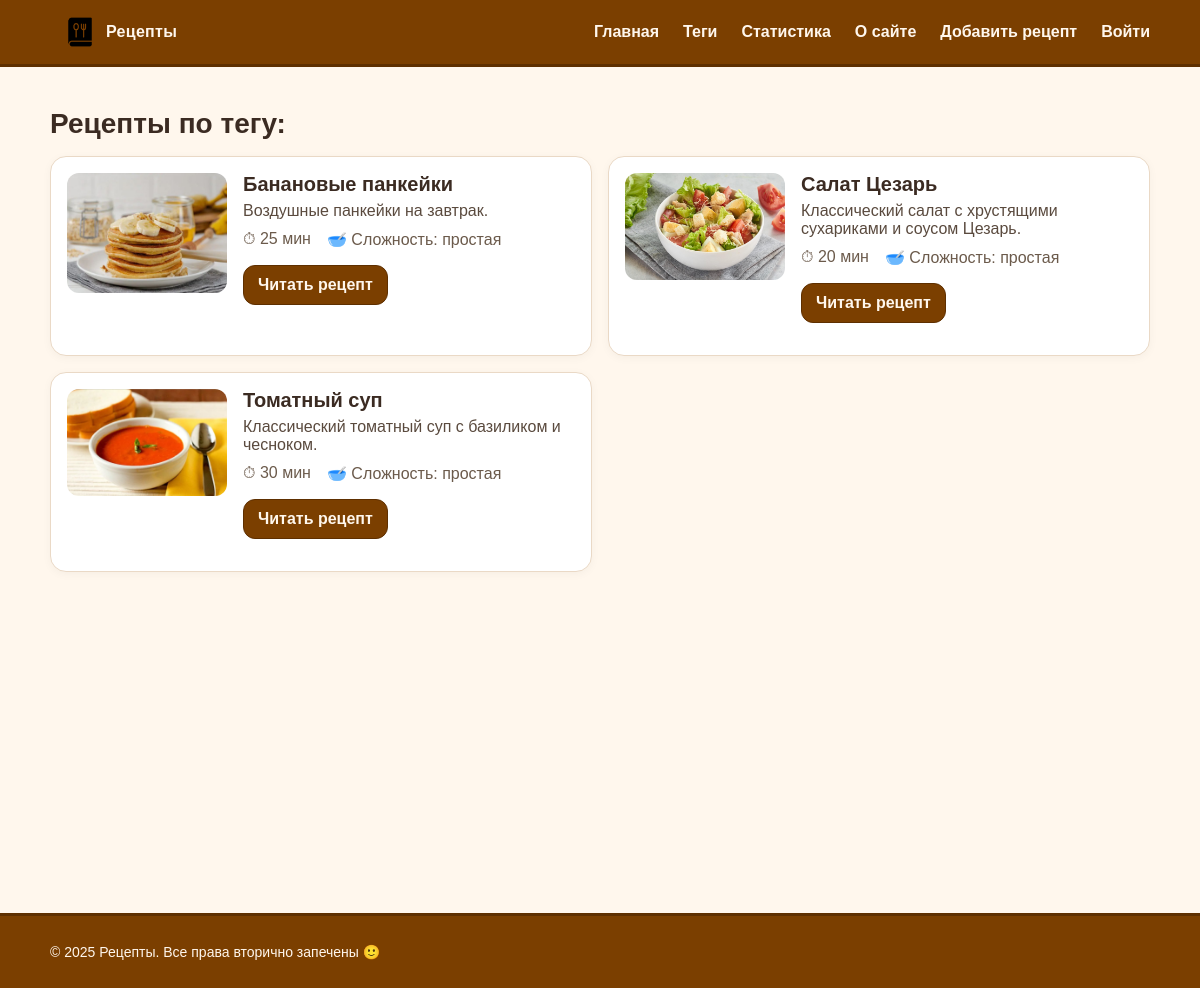
The app's page /tag/fast/, older data.
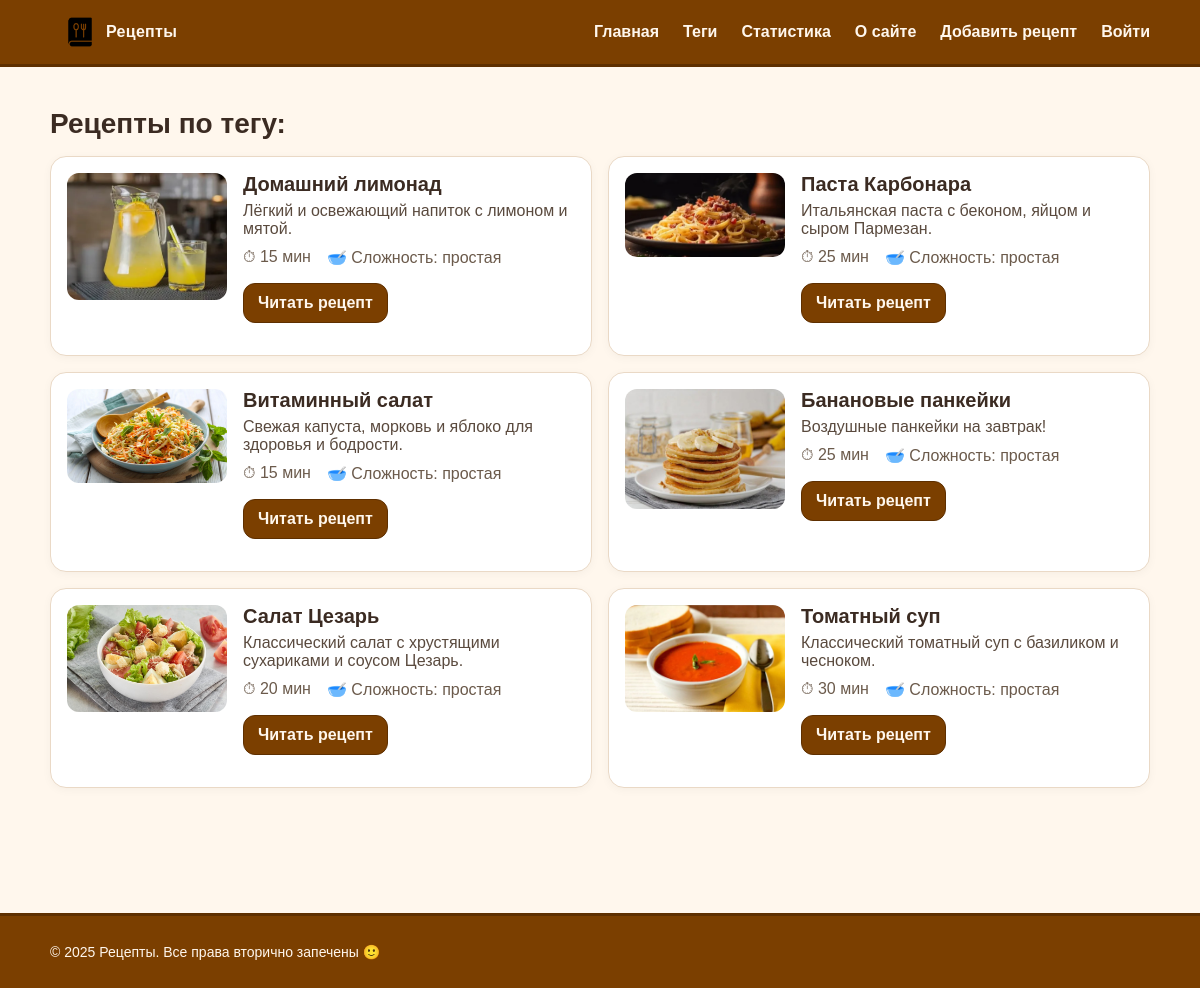
The same page, newer data.
### recipes/models.py (models this page shows, shortened)
class Recipe(models.Model):
    class Difficulty(models.TextChoices):
        EASY = "easy", "простая"
        MEDIUM = "medium", "средняя"
        HARD = "hard", "сложная"
    title = models.CharField("Название", max_length=255, db_index=True)
    slug = models.SlugField("Слаг", max_length=255, unique=True, db_index=True)
    desc = models.TextField("Описание", blank=True)
    image = models.CharField("Путь к изображению", max_length=255, blank=True)  # путь в /static/...
    cook_time = models.CharField("Время (текст)", max_length=50, blank=True)     # например: "45 мин"
    cook_time_min = models.PositiveIntegerField("Время (мин)", default=0)        # число минут для агрегаций
    difficulty = models.CharField(
        "Сложность",
        max_length=10,
        choices=Difficulty.choices,
        default=Difficulty.EASY,
    )
    is_published = models.BooleanField("Опубликован", default=True)
    photo = models.ImageField("Фото", upload_to=recipe_photo_upload_to, blank=True, null=True)
    category = models.ForeignKey(
        "Category",
        verbose_name="Категория",
        on_delete=models.SET_NULL,
        null=True,
        blank=True,
        related_name="recipes",
    )  # 1 категория -> много рецептов
    tags = models.ManyToManyField(
        "Tag",
        verbose_name="Теги",
        blank=True,
        related_name="recipes",
    )  # многие теги <-> многие рецепты
    created_at = models.DateTimeField("Создано", auto_now_add=True)
    updated_at = models.DateTimeField("Обновлено", auto_now=True)
    objects = models.Manager()
    published = PublishedManager()
    class Meta:
        verbose_name = "Рецепт"
        verbose_name_plural = "Рецепты"
        ordering = ["-created_at"]
        indexes = [models.Index(fields=["-created_at"])]
    def get_absolute_url(self):
        return reverse("recipe_detail_slug", kwargs={"slug": self.slug})

### recipes/views.py (the view)
# urls.py: path('tag/<slug:slug>/', RecipesByTagView.as_view(), name='recipes_by_tag'),
class RecipesByTagView(DataMixin, ListView):
    model = Recipe
    template_name = 'recipes/by_tag.html'
    context_object_name = 'recipes'
    allow_empty = True
    title_page = 'Рецепты по тегу'
    def get_queryset(self):
        return Recipe.published.filter(tags__slug=self.kwargs['slug']).prefetch_related('tags','category')
    def get_context_data(self, **kwargs):
        ctx = super().get_context_data(**kwargs)
        tag = Tag.objects.filter(slug=self.kwargs['slug']).first()
        ctx['query_tail'] = ''
        return self.get_mixin_context(ctx, current_tag=tag, title=f'Тег: {tag.name if tag else ""}')

### recipes/models.py (called while the page is built)
    def get_queryset(self):
        return super().get_queryset().filter(is_published=True)

### recipes/utils.py (called while the page is built)
    def get_mixin_context(self, context: Dict[str, Any], **kwargs):
        if self.title_page:
            context["title"] = self.title_page
        context.setdefault("menu", MENU)
        context.setdefault("cat_selected", None)
        context.update(kwargs)
        return context

### recipes/templates/recipes/by_tag.html (shortened to what this page needs)
{% extends 'base.html' %}
{% load static %}
{% block content %}
  <h1 class="page-title">Рецепты по тегу: {{ tag.name }}</h1>
  {% if recipes %}
    <ul class="card-list">
      {% for r in recipes %}
        <li class="card">
          <div class="card-media">
  {% if r.photo %}
    <img src="{{ r.photo.url }}" alt="{{ r.title }}">
  {% elif r.image %}
    <img src="{% static r.image %}" alt="{{ r.title }}">
  {% else %}
    <div class="noimg">Нет изображения</div>
  {% endif %}
</div>
          <div class="card-body">
            <h2 class="card-title">{{ r.title }}</h2>
            <p class="card-desc">{{ r.desc }}</p>
            <ul class="meta">
              <li>⏱ {{ r.cook_time }}</li>
              <li>🥣 Сложность: {{ r.get_difficulty_display }}</li>
            </ul>
            <p><a class="btn" href="{{ r.get_absolute_url }}">Читать рецепт</a></p>
          </div>
        </li>
      {% endfor %}
    </ul>
  {% else %}
    <p>По этому тегу пока нет рецептов.</p>
  {% endif %}
{% endblock %}

### templates/base.html (shortened to what this page needs)
{% load static %}
<link rel="stylesheet" href="{% static 'recipes/css/styles.css' %}?v=7">
<!DOCTYPE html>
<html lang="ru">
<head>
  <link rel="stylesheet" href="{% static 'recipes/css/styles.css' %}" />
</head>
<body>
  <header class="site-header">
    <div class="inner">
      <a href="{% url 'home' %}" class="logo">Рецепты</a>
      <nav class="main-nav">
  <a href="{% url 'home' %}">Главная</a>
  <a href="{% url 'tag_list' %}">Теги</a>
  <a href="{% url 'stats' %}">Статистика</a>
  <a href="{% url 'about' %}">О сайте</a>
  <a href="{% url 'add_recipe_model' %}">Добавить рецепт</a>
  {% if user.is_authenticated %}
  <a href="{% url 'users:profile' %}">Профиль</a>
  <a href="{% url 'users:logout' %}">Выйти</a>
{% else %}
  <a href="{% url 'users:login' %}?next={{ request.path }}">Войти</a>
{% endif %}
</nav>
    </div>
  </header>
  <main class="main-content">
    <div class="container">
      {% block content %}{% endblock %}
    </div>
  </main>
  <footer class="site-footer">
    <div class="inner">
      <p>© {{ year|default:2025 }} Рецепты. Все права вторично запечены 🙂</p>
    </div>
  </footer>
</body>
</html>

### recipes/static/recipes/css/styles.css (style rules this page uses)
:root { --choco:#7B3F00; --choco-dark:#5e2f00; --cream:#FFF7ED; --ink:#3b2b22; --paper:#ffffff; --border:#ead9c6; --header-h:64px; --footer-h:72px; --header-extra-gap:20px; --footer-extra-gap:32px; }
html, body { min-height:100%; margin:0; color:var(--ink); background:var(--cream); font-family:Arial, system-ui, -apple-system, "Segoe UI", Roboto, "Helvetica Neue", sans-serif; }
.site-header, .site-footer { position:fixed; left:0; right:0; z-index:1000; background:var(--choco); color:var(--cream); }
.site-header { top:0; border-bottom:3px solid var(--choco-dark); }
.site-footer { bottom:0; border-top:3px solid var(--choco-dark); }
.site-header .inner, .site-footer .inner { max-width:1100px; margin:0 auto; padding:0 16px; display:flex; align-items:center; justify-content:space-between; }
.site-header .inner { height:var(--header-h); }
.site-footer .inner { height:var(--footer-h); }
body { padding-top:calc(var(--header-h) + var(--header-extra-gap)); padding-bottom:calc(var(--footer-h) + var(--footer-extra-gap)); }
.main-content { min-height:calc(100vh - var(--header-h) - var(--footer-h) - var(--header-extra-gap) - var(--footer-extra-gap)); }
.main-nav { height:var(--header-h); display:flex; align-items:center; gap:24px; }
.main-nav a { color:var(--cream); text-decoration:none; font-weight:600; line-height:var(--header-h); }
.logo { display:inline-flex; align-items:center; height:var(--header-h); line-height:var(--header-h); padding-left:56px; color:var(--cream); font-weight:800; letter-spacing:.3px; text-decoration:none; background:url("../images/logo.png") no-repeat 12px center / 36px 36px; }
.container { max-width:1100px; margin:24px auto 32px; padding:0 16px; }
.page-title { margin:8px 0 16px; font-size:28px; }
.card-list { list-style:none; margin:0; padding:0; display:grid; gap:16px; grid-template-columns:1fr; }
@media (min-width:720px) { .card-list { grid-template-columns:1fr 1fr; } }
.card { display:grid; grid-template-columns:160px 1fr; gap:16px; background:var(--paper); border:1px solid var(--border); border-radius:16px; padding:16px; box-shadow:0 2px 10px rgba(0,0,0,.04); }
.card-media img { width:100%; height:auto; display:block; border-radius:12px; }
.card-title { margin:0 0 6px; font-size:20px; }
.card-desc { margin:0 0 10px; color:#5a4a3e; }
.meta { margin:0 0 12px; padding:0; display:flex; gap:16px; list-style:none; color:#6b5a4b; }
.btn { display:inline-block; padding:10px 14px; border-radius:12px; background:var(--choco); color:var(--cream); text-decoration:none; font-weight:600; border:1px solid var(--choco-dark); }
.site-footer p { margin:0; font-size:14px; }

Row changes from the older to the newer data that the page shows:
added Recipe: photo (picture), title "Домашний лимонад", desc "Лёгкий и освежающий напиток с лимоном и мятой.", cook_time "15 мин", difficulty "простая"
added Recipe: photo (picture), title "Паста Карбонара", desc "Итальянская паста с беконом, яйцом и сыром Пармезан.", cook_time "25 мин", difficulty "простая"
added Recipe: photo (picture), title "Витаминный салат", desc "Свежая капуста, морковь и яблоко для здоровья и бодрости.", cook_time "15 мин", difficulty "простая"
changed Recipe "Банановые панкейки": desc "Воздушные панкейки на завтрак." → "Воздушные панкейки на завтрак!"
